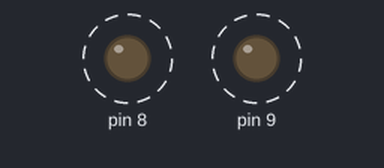
Bench run of a sketch on a simulated Arduino Uno, built with avr-gcc and run on an emulated ATmega328P. Parts: output pins drawn as LEDs (lit = HIGH). Dashed ring = blinking.

Above: at 0.2 s.
Timing chart, 0 to 4.6 s (numbered marks = the images above):
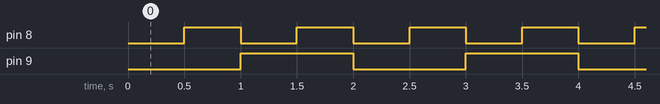

The sketch:

aula4_ex2.ino
```cpp
void setup() {
  DDRB = 0b00000011;
}

void loop() {

  PORTB = 0b00000000;
  _delay_ms(500);

  PORTB |= 0b00000001;
  _delay_ms(500);

  PORTB = PORTB << 1;
  _delay_ms(500);

  PORTB |= 0b00000001;
  _delay_ms(500);

//  PORTD &= 0b00000000;
//  _delay_ms(500);

}
```

Measured:
- by itself, pin 8: alternates HIGH for 0.50 s and LOW for 0.50 s
- by itself, pin 9: alternates HIGH for 1.0 s and LOW for 1.0 s
- by itself, everything shown: repeats every 2.0 s, in 4 steps
